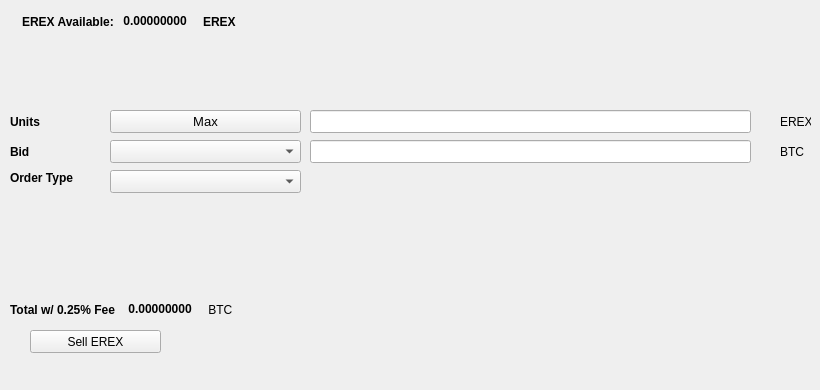
   <widget class="QWidget" name="SellTab">
    <attribute name="title">
     <string>Sell</string>
    </attribute>
    <widget class="QLabel" name="label_16">
     <property name="geometry">
      <rect>
       <x>780</x>
       <y>140</y>
       <width>31</width>
       <height>23</height>
      </rect>
     </property>
     <property name="text">
      <string>BTC</string>
     </property>
    </widget>
    <widget class="QComboBox" name="SellBidcomboBox">
     <property name="geometry">
      <rect>
       <x>110</x>
       <y>140</y>
       <width>191</width>
       <height>23</height>
      </rect>
     </property>
     <property name="font">
      <font>
       <pointsize>10</pointsize>
      </font>
     </property>
    </widget>
    <widget class="QLabel" name="label_18">
     <property name="geometry">
      <rect>
       <x>10</x>
       <y>110</y>
       <width>46</width>
       <height>23</height>
      </rect>
     </property>
     <property name="font">
      <font>
       <weight>75</weight>
       <bold>true</bold>
      </font>
     </property>
     <property name="text">
      <string>Units</string>
     </property>
    </widget>
    <widget class="QPushButton" name="Sell_Max_Amount">
     <property name="geometry">
      <rect>
       <x>110</x>
       <y>110</y>
       <width>191</width>
       <height>23</height>
      </rect>
     </property>
     <property name="font">
      <font>
       <pointsize>10</pointsize>
      </font>
     </property>
     <property name="text">
      <string>Max</string>
     </property>
    </widget>
    <widget class="QLabel" name="label_20">
     <property name="geometry">
      <rect>
       <x>10</x>
       <y>170</y>
       <width>91</width>
       <height>16</height>
      </rect>
     </property>
     <property name="font">
      <font>
       <weight>75</weight>
       <bold>true</bold>
      </font>
     </property>
     <property name="text">
      <string>Order Type</string>
     </property>
    </widget>
    <widget class="QComboBox" name="SellOrdertypeCombo">
     <property name="geometry">
      <rect>
       <x>110</x>
       <y>170</y>
       <width>191</width>
       <height>23</height>
      </rect>
     </property>
     <property name="font">
      <font>
       <pointsize>10</pointsize>
      </font>
     </property>
    </widget>
    <widget class="QLabel" name="label_21">
     <property name="geometry">
      <rect>
       <x>10</x>
       <y>140</y>
       <width>46</width>
       <height>23</height>
      </rect>
     </property>
     <property name="font">
      <font>
       <weight>75</weight>
       <bold>true</bold>
      </font>
     </property>
     <property name="text">
      <string>Bid</string>
     </property>
    </widget>
    <widget class="QLabel" name="label_22">
     <property name="geometry">
      <rect>
       <x>780</x>
       <y>110</y>
       <width>31</width>
       <height>23</height>
      </rect>
     </property>
     <property name="text">
      <string>EREX</string>
     </property>
    </widget>
    <widget class="QLineEdit" name="UnitsInputEREX">
     <property name="geometry">
      <rect>
       <x>310</x>
       <y>110</y>
       <width>441</width>
       <height>23</height>
      </rect>
     </property>
     <property name="font">
      <font>
       <pointsize>9</pointsize>
       <weight>75</weight>
       <bold>true</bold>
      </font>
     </property>
    </widget>
    <widget class="QLineEdit" name="SellBidPriceEdit">
     <property name="geometry">
      <rect>
       <x>310</x>
       <y>140</y>
       <width>441</width>
       <height>23</height>
      </rect>
     </property>
     <property name="font">
      <font>
       <pointsize>9</pointsize>
       <weight>75</weight>
       <bold>true</bold>
      </font>
     </property>
    </widget>
    <widget class="QPushButton" name="SellEREXBTN">
     <property name="geometry">
      <rect>
       <x>30</x>
       <y>330</y>
       <width>131</width>
       <height>23</height>
      </rect>
     </property>
     <property name="text">
      <string>Sell EREX</string>
     </property>
     <property name="icon">
      <iconset resource="../erex">
       <normaloff>:/icons/bitcoin</normaloff>:/icons/bitcoin</iconset>
     </property>
    </widget>
    <widget class="QWidget" name="layoutWidget3">
     <property name="geometry">
      <rect>
       <x>22</x>
       <y>12</y>
       <width>258</width>
       <height>19</height>
      </rect>
     </property>
     <layout class="QHBoxLayout" name="horizontalLayout">
      <item>
       <widget class="QLabel" name="label232_2">
        <property name="font">
         <font>
          <weight>75</weight>
          <bold>true</bold>
         </font>
        </property>
        <property name="text">
         <string>EREX Available:</string>
        </property>
       </widget>
      </item>
      <item>
       <widget class="QLabel" name="EREXAvailableLabel">
        <property name="palette">
         <palette>
          <active>
           <colorrole role="WindowText">
            <brush brushstyle="SolidPattern">
             <color alpha="255">
              <red>0</red>
              <green>0</green>
              <blue>0</blue>
             </color>
            </brush>
           </colorrole>
           <colorrole role="Button">
            <brush brushstyle="SolidPattern">
             <color alpha="255">
              <red>0</red>
              <green>170</green>
              <blue>0</blue>
             </color>
            </brush>
           </colorrole>
           <colorrole role="Light">
            <brush brushstyle="SolidPattern">
             <color alpha="255">
              <red>0</red>
              <green>255</green>
              <blue>0</blue>
             </color>
            </brush>
           </colorrole>
           <colorrole role="Midlight">
            <brush brushstyle="SolidPattern">
             <color alpha="255">
              <red>0</red>
              <green>212</green>
              <blue>0</blue>
             </color>
            </brush>
           </colorrole>
           <colorrole role="Dark">
            <brush brushstyle="SolidPattern">
             <color alpha="255">
              <red>0</red>
              <green>85</green>
              <blue>0</blue>
             </color>
            </brush>
           </colorrole>
           <colorrole role="Mid">
            <brush brushstyle="SolidPattern">
             <color alpha="255">
              <red>0</red>
              <green>113</green>
              <blue>0</blue>
             </color>
            </brush>
           </colorrole>
           <colorrole role="Text">
            <brush brushstyle="SolidPattern">
             <color alpha="255">
              <red>0</red>
              <green>170</green>
              <blue>0</blue>
             </color>
            </brush>
           </colorrole>
           <colorrole role="BrightText">
            <brush brushstyle="SolidPattern">
             <color alpha="255">
              <red>255</red>
              <green>255</green>
              <blue>255</blue>
             </color>
            </brush>
           </colorrole>
           <colorrole role="ButtonText">
            <brush brushstyle="SolidPattern">
             <color alpha="255">
              <red>0</red>
              <green>0</green>
              <blue>0</blue>
             </color>
            </brush>
           </colorrole>
           <colorrole role="Base">
            <brush brushstyle="SolidPattern">
             <color alpha="255">
              <red>255</red>
              <green>255</green>
              <blue>255</blue>
             </color>
            </brush>
           </colorrole>
           <colorrole role="Window">
            <brush brushstyle="SolidPattern">
             <color alpha="255">
              <red>0</red>
              <green>170</green>
              <blue>0</blue>
             </color>
            </brush>
           </colorrole>
           <colorrole role="Shadow">
            <brush brushstyle="SolidPattern">
             <color alpha="255">
              <red>0</red>
              <green>0</green>
              <blue>0</blue>
             </color>
            </brush>
           </colorrole>
           <colorrole role="AlternateBase">
            <brush brushstyle="SolidPattern">
             <color alpha="255">
              <red>127</red>
              <green>212</green>
              <blue>127</blue>
             </color>
            </brush>
           </colorrole>
           <colorrole role="ToolTipBase">
            <brush brushstyle="SolidPattern">
             <color alpha="255">
              <red>255</red>
              <green>255</green>
              <blue>220</blue>
             </color>
            </brush>
           </colorrole>
           <colorrole role="ToolTipText">
            <brush brushstyle="SolidPattern">
             <color alpha="255">
              <red>0</red>
              <green>0</green>
              <blue>0</blue>
             </color>
            </brush>
           </colorrole>
          </active>
          <inactive>
           <colorrole role="WindowText">
            <brush brushstyle="SolidPattern">
             <color alpha="255">
              <red>0</red>
              <green>0</green>
              <blue>0</blue>
             </color>
            </brush>
           </colorrole>
           <colorrole role="Button">
            <brush brushstyle="SolidPattern">
             <color alpha="255">
              <red>0</red>
              <green>170</green>
              <blue>0</blue>
             </color>
            </brush>
           </colorrole>
           <colorrole role="Light">
            <brush brushstyle="SolidPattern">
             <color alpha="255">
              <red>0</red>
              <green>255</green>
              <blue>0</blue>
             </color>
            </brush>
           </colorrole>
           <colorrole role="Midlight">
            <brush brushstyle="SolidPattern">
             <color alpha="255">
              <red>0</red>
              <green>212</green>
              <blue>0</blue>
             </color>
            </brush>
           </colorrole>
           <colorrole role="Dark">
            <brush brushstyle="SolidPattern">
             <color alpha="255">
              <red>0</red>
              <green>85</green>
              <blue>0</blue>
             </color>
            </brush>
           </colorrole>
           <colorrole role="Mid">
            <brush brushstyle="SolidPattern">
             <color alpha="255">
              <red>0</red>
              <green>113</green>
              <blue>0</blue>
             </color>
            </brush>
           </colorrole>
           <colorrole role="Text">
            <brush brushstyle="SolidPattern">
             <color alpha="255">
              <red>0</red>
              <green>170</green>
              <blue>0</blue>
             </color>
            </brush>
           </colorrole>
           <colorrole role="BrightText">
            <brush brushstyle="SolidPattern">
             <color alpha="255">
              <red>255</red>
              <green>255</green>
              <blue>255</blue>
             </color>
            </brush>
           </colorrole>
           <colorrole role="ButtonText">
            <brush brushstyle="SolidPattern">
             <color alpha="255">
              <red>0</red>
              <green>0</green>
              <blue>0</blue>
             </color>
            </brush>
           </colorrole>
           <colorrole role="Base">
            <brush brushstyle="SolidPattern">
             <color alpha="255">
              <red>255</red>
              <green>255</green>
              <blue>255</blue>
             </color>
            </brush>
           </colorrole>
           <colorrole role="Window">
            <brush brushstyle="SolidPattern">
             <color alpha="255">
              <red>0</red>
              <green>170</green>
              <blue>0</blue>
             </color>
            </brush>
           </colorrole>
           <colorrole role="Shadow">
            <brush brushstyle="SolidPattern">
             <color alpha="255">
              <red>0</red>
              <green>0</green>
              <blue>0</blue>
             </color>
            </brush>
           </colorrole>
           <colorrole role="AlternateBase">
            <brush brushstyle="SolidPattern">
             <color alpha="255">
              <red>127</red>
              <green>212</green>
              <blue>127</blue>
             </color>
            </brush>
           </colorrole>
           <colorrole role="ToolTipBase">
            <brush brushstyle="SolidPattern">
             <color alpha="255">
              <red>255</red>
              <green>255</green>
              <blue>220</blue>
             </color>
            </brush>
           </colorrole>
           <colorrole role="ToolTipText">
            <brush brushstyle="SolidPattern">
             <color alpha="255">
              <red>0</red>
              <green>0</green>
              <blue>0</blue>
             </color>
            </brush>
           </colorrole>
          </inactive>
          <disabled>
           <colorrole role="WindowText">
            <brush brushstyle="SolidPattern">
             <color alpha="255">
              <red>0</red>
              <green>85</green>
              <blue>0</blue>
             </color>
            </brush>
           </colorrole>
           <colorrole role="Button">
            <brush brushstyle="SolidPattern">
             <color alpha="255">
              <red>0</red>
              <green>170</green>
              <blue>0</blue>
             </color>
            </brush>
           </colorrole>
           <colorrole role="Light">
            <brush brushstyle="SolidPattern">
             <color alpha="255">
              <red>0</red>
              <green>255</green>
              <blue>0</blue>
             </color>
            </brush>
           </colorrole>
           <colorrole role="Midlight">
            <brush brushstyle="SolidPattern">
             <color alpha="255">
              <red>0</red>
              <green>212</green>
              <blue>0</blue>
             </color>
            </brush>
           </colorrole>
           <colorrole role="Dark">
            <brush brushstyle="SolidPattern">
             <color alpha="255">
              <red>0</red>
              <green>85</green>
              <blue>0</blue>
             </color>
            </brush>
           </colorrole>
           <colorrole role="Mid">
            <brush brushstyle="SolidPattern">
             <color alpha="255">
              <red>0</red>
              <green>113</green>
              <blue>0</blue>
             </color>
            </brush>
           </colorrole>
           <colorrole role="Text">
            <brush brushstyle="SolidPattern">
             <color alpha="255">
              <red>0</red>
              <green>85</green>
              <blue>0</blue>
             </color>
            </brush>
           </colorrole>
           <colorrole role="BrightText">
            <brush brushstyle="SolidPattern">
             <color alpha="255">
              <red>255</red>
              <green>255</green>
              <blue>255</blue>
             </color>
            </brush>
           </colorrole>
           <colorrole role="ButtonText">
            <brush brushstyle="SolidPattern">
             <color alpha="255">
              <red>0</red>
              <green>85</green>
              <blue>0</blue>
             </color>
            </brush>
           </colorrole>
           <colorrole role="Base">
            <brush brushstyle="SolidPattern">
             <color alpha="255">
              <red>0</red>
              <green>170</green>
              <blue>0</blue>
             </color>
            </brush>
           </colorrole>
           <colorrole role="Window">
            <brush brushstyle="SolidPattern">
             <color alpha="255">
              <red>0</red>
              <green>170</green>
              <blue>0</blue>
             </color>
            </brush>
           </colorrole>
           <colorrole role="Shadow">
            <brush brushstyle="SolidPattern">
             <color alpha="255">
              <red>0</red>
              <green>0</green>
              <blue>0</blue>
             </color>
            </brush>
           </colorrole>
           <colorrole role="AlternateBase">
            <brush brushstyle="SolidPattern">
             <color alpha="255">
              <red>0</red>
              <green>170</green>
              <blue>0</blue>
             </color>
            </brush>
           </colorrole>
           <colorrole role="ToolTipBase">
            <brush brushstyle="SolidPattern">
             <color alpha="255">
              <red>255</red>
              <green>255</green>
              <blue>220</blue>
             </color>
            </brush>
           </colorrole>
           <colorrole role="ToolTipText">
            <brush brushstyle="SolidPattern">
             <color alpha="255">
              <red>0</red>
              <green>0</green>
              <blue>0</blue>
             </color>
            </brush>
           </colorrole>
          </disabled>
         </palette>
        </property>
        <property name="font">
         <font>
          <weight>75</weight>
          <bold>true</bold>
         </font>
        </property>
        <property name="text">
         <string> 0.00000000 </string>
        </property>
        <property name="textInteractionFlags">
         <set>Qt::LinksAccessibleByMouse|Qt::TextSelectableByKeyboard|Qt::TextSelectableByMouse</set>
        </property>
       </widget>
      </item>
      <item>
       <widget class="QLabel" name="labelEREX">
        <property name="font">
         <font>
          <weight>75</weight>
          <bold>true</bold>
         </font>
        </property>
        <property name="text">
         <string>EREX</string>
        </property>
       </widget>
      </item>
     </layout>
    </widget>
    <widget class="QWidget" name="layoutWidget">
     <property name="geometry">
      <rect>
       <x>10</x>
       <y>300</y>
       <width>268</width>
       <height>19</height>
      </rect>
     </property>
     <layout class="QHBoxLayout" name="horizontalLayout_2">
      <item>
       <widget class="QLabel" name="label_19">
        <property name="font">
         <font>
          <weight>75</weight>
          <bold>true</bold>
         </font>
        </property>
        <property name="text">
         <string>Total w/ 0.25% Fee </string>
        </property>
       </widget>
      </item>
      <item>
       <widget class="QLabel" name="SellCostLabel">
        <property name="palette">
         <palette>
          <active>
           <colorrole role="WindowText">
            <brush brushstyle="SolidPattern">
             <color alpha="255">
              <red>0</red>
              <green>0</green>
              <blue>0</blue>
             </color>
            </brush>
           </colorrole>
           <colorrole role="Button">
            <brush brushstyle="SolidPattern">
             <color alpha="255">
              <red>0</red>
              <green>170</green>
              <blue>0</blue>
             </color>
            </brush>
           </colorrole>
           <colorrole role="Light">
            <brush brushstyle="SolidPattern">
             <color alpha="255">
              <red>0</red>
              <green>255</green>
              <blue>0</blue>
             </color>
            </brush>
           </colorrole>
           <colorrole role="Midlight">
            <brush brushstyle="SolidPattern">
             <color alpha="255">
              <red>0</red>
              <green>212</green>
              <blue>0</blue>
             </color>
            </brush>
           </colorrole>
           <colorrole role="Dark">
            <brush brushstyle="SolidPattern">
             <color alpha="255">
              <red>0</red>
              <green>85</green>
              <blue>0</blue>
             </color>
            </brush>
           </colorrole>
           <colorrole role="Mid">
            <brush brushstyle="SolidPattern">
             <color alpha="255">
              <red>0</red>
              <green>113</green>
              <blue>0</blue>
             </color>
            </brush>
           </colorrole>
           <colorrole role="Text">
            <brush brushstyle="SolidPattern">
             <color alpha="255">
              <red>0</red>
              <green>170</green>
              <blue>0</blue>
             </color>
            </brush>
           </colorrole>
           <colorrole role="BrightText">
            <brush brushstyle="SolidPattern">
             <color alpha="255">
              <red>255</red>
              <green>255</green>
              <blue>255</blue>
             </color>
            </brush>
           </colorrole>
           <colorrole role="ButtonText">
            <brush brushstyle="SolidPattern">
             <color alpha="255">
              <red>0</red>
              <green>0</green>
              <blue>0</blue>
             </color>
            </brush>
           </colorrole>
           <colorrole role="Base">
            <brush brushstyle="SolidPattern">
             <color alpha="255">
              <red>255</red>
              <green>255</green>
              <blue>255</blue>
             </color>
            </brush>
           </colorrole>
           <colorrole role="Window">
            <brush brushstyle="SolidPattern">
             <color alpha="255">
              <red>0</red>
              <green>170</green>
              <blue>0</blue>
             </color>
            </brush>
           </colorrole>
           <colorrole role="Shadow">
            <brush brushstyle="SolidPattern">
             <color alpha="255">
              <red>0</red>
              <green>0</green>
              <blue>0</blue>
             </color>
            </brush>
           </colorrole>
           <colorrole role="AlternateBase">
            <brush brushstyle="SolidPattern">
             <color alpha="255">
              <red>127</red>
              <green>212</green>
              <blue>127</blue>
             </color>
            </brush>
           </colorrole>
           <colorrole role="ToolTipBase">
            <brush brushstyle="SolidPattern">
             <color alpha="255">
              <red>255</red>
              <green>255</green>
              <blue>220</blue>
             </color>
            </brush>
           </colorrole>
           <colorrole role="ToolTipText">
            <brush brushstyle="SolidPattern">
             <color alpha="255">
              <red>0</red>
              <green>0</green>
              <blue>0</blue>
             </color>
            </brush>
           </colorrole>
          </active>
          <inactive>
           <colorrole role="WindowText">
            <brush brushstyle="SolidPattern">
             <color alpha="255">
              <red>0</red>
              <green>0</green>
              <blue>0</blue>
             </color>
            </brush>
           </colorrole>
           <colorrole role="Button">
            <brush brushstyle="SolidPattern">
             <color alpha="255">
              <red>0</red>
              <green>170</green>
              <blue>0</blue>
             </color>
            </brush>
           </colorrole>
           <colorrole role="Light">
            <brush brushstyle="SolidPattern">
             <color alpha="255">
              <red>0</red>
              <green>255</green>
              <blue>0</blue>
             </color>
            </brush>
           </colorrole>
           <colorrole role="Midlight">
            <brush brushstyle="SolidPattern">
             <color alpha="255">
              <red>0</red>
              <green>212</green>
              <blue>0</blue>
             </color>
            </brush>
           </colorrole>
           <colorrole role="Dark">
            <brush brushstyle="SolidPattern">
             <color alpha="255">
              <red>0</red>
              <green>85</green>
              <blue>0</blue>
             </color>
            </brush>
           </colorrole>
           <colorrole role="Mid">
            <brush brushstyle="SolidPattern">
             <color alpha="255">
              <red>0</red>
              <green>113</green>
              <blue>0</blue>
             </color>
            </brush>
           </colorrole>
           <colorrole role="Text">
            <brush brushstyle="SolidPattern">
             <color alpha="255">
              <red>0</red>
              <green>170</green>
              <blue>0</blue>
             </color>
            </brush>
           </colorrole>
           <colorrole role="BrightText">
            <brush brushstyle="SolidPattern">
             <color alpha="255">
              <red>255</red>
              <green>255</green>
              <blue>255</blue>
             </color>
            </brush>
           </colorrole>
           <colorrole role="ButtonText">
            <brush brushstyle="SolidPattern">
             <color alpha="255">
              <red>0</red>
              <green>0</green>
              <blue>0</blue>
             </color>
            </brush>
           </colorrole>
           <colorrole role="Base">
            <brush brushstyle="SolidPattern">
             <color alpha="255">
              <red>255</red>
              <green>255</green>
              <blue>255</blue>
             </color>
            </brush>
           </colorrole>
           <colorrole role="Window">
            <brush brushstyle="SolidPattern">
             <color alpha="255">
              <red>0</red>
              <green>170</green>
              <blue>0</blue>
             </color>
            </brush>
           </colorrole>
           <colorrole role="Shadow">
            <brush brushstyle="SolidPattern">
             <color alpha="255">
              <red>0</red>
              <green>0</green>
              <blue>0</blue>
             </color>
            </brush>
           </colorrole>
           <colorrole role="AlternateBase">
            <brush brushstyle="SolidPattern">
             <color alpha="255">
              <red>127</red>
              <green>212</green>
              <blue>127</blue>
             </color>
            </brush>
           </colorrole>
           <colorrole role="ToolTipBase">
            <brush brushstyle="SolidPattern">
             <color alpha="255">
              <red>255</red>
              <green>255</green>
              <blue>220</blue>
             </color>
            </brush>
           </colorrole>
           <colorrole role="ToolTipText">
            <brush brushstyle="SolidPattern">
             <color alpha="255">
              <red>0</red>
              <green>0</green>
              <blue>0</blue>
             </color>
            </brush>
           </colorrole>
          </inactive>
          <disabled>
           <colorrole role="WindowText">
            <brush brushstyle="SolidPattern">
             <color alpha="255">
              <red>0</red>
              <green>85</green>
              <blue>0</blue>
             </color>
            </brush>
           </colorrole>
           <colorrole role="Button">
            <brush brushstyle="SolidPattern">
             <color alpha="255">
              <red>0</red>
              <green>170</green>
              <blue>0</blue>
             </color>
            </brush>
           </colorrole>
           <colorrole role="Light">
            <brush brushstyle="SolidPattern">
             <color alpha="255">
              <red>0</red>
              <green>255</green>
              <blue>0</blue>
             </color>
            </brush>
           </colorrole>
           <colorrole role="Midlight">
            <brush brushstyle="SolidPattern">
             <color alpha="255">
              <red>0</red>
              <green>212</green>
              <blue>0</blue>
             </color>
            </brush>
           </colorrole>
           <colorrole role="Dark">
            <brush brushstyle="SolidPattern">
             <color alpha="255">
              <red>0</red>
              <green>85</green>
              <blue>0</blue>
             </color>
            </brush>
           </colorrole>
           <colorrole role="Mid">
            <brush brushstyle="SolidPattern">
             <color alpha="255">
              <red>0</red>
              <green>113</green>
              <blue>0</blue>
             </color>
            </brush>
           </colorrole>
           <colorrole role="Text">
            <brush brushstyle="SolidPattern">
             <color alpha="255">
              <red>0</red>
              <green>85</green>
              <blue>0</blue>
             </color>
            </brush>
           </colorrole>
           <colorrole role="BrightText">
            <brush brushstyle="SolidPattern">
             <color alpha="255">
              <red>255</red>
              <green>255</green>
              <blue>255</blue>
             </color>
            </brush>
           </colorrole>
           <colorrole role="ButtonText">
            <brush brushstyle="SolidPattern">
             <color alpha="255">
              <red>0</red>
              <green>85</green>
              <blue>0</blue>
             </color>
            </brush>
           </colorrole>
           <colorrole role="Base">
            <brush brushstyle="SolidPattern">
             <color alpha="255">
              <red>0</red>
              <green>170</green>
              <blue>0</blue>
             </color>
            </brush>
           </colorrole>
           <colorrole role="Window">
            <brush brushstyle="SolidPattern">
             <color alpha="255">
              <red>0</red>
              <green>170</green>
              <blue>0</blue>
             </color>
            </brush>
           </colorrole>
           <colorrole role="Shadow">
            <brush brushstyle="SolidPattern">
             <color alpha="255">
              <red>0</red>
              <green>0</green>
              <blue>0</blue>
             </color>
            </brush>
           </colorrole>
           <colorrole role="AlternateBase">
            <brush brushstyle="SolidPattern">
             <color alpha="255">
              <red>0</red>
              <green>170</green>
              <blue>0</blue>
             </color>
            </brush>
           </colorrole>
           <colorrole role="ToolTipBase">
            <brush brushstyle="SolidPattern">
             <color alpha="255">
              <red>255</red>
              <green>255</green>
              <blue>220</blue>
             </color>
            </brush>
           </colorrole>
           <colorrole role="ToolTipText">
            <brush brushstyle="SolidPattern">
             <color alpha="255">
              <red>0</red>
              <green>0</green>
              <blue>0</blue>
             </color>
            </brush>
           </colorrole>
          </disabled>
         </palette>
        </property>
        <property name="font">
         <font>
          <weight>75</weight>
          <bold>true</bold>
         </font>
        </property>
        <property name="autoFillBackground">
         <bool>false</bool>
        </property>
        <property name="text">
         <string> 0.00000000</string>
        </property>
        <property name="textInteractionFlags">
         <set>Qt::LinksAccessibleByMouse|Qt::TextSelectableByMouse</set>
        </property>
       </widget>
      </item>
      <item>
       <widget class="QLabel" name="label_17">
        <property name="font">
         <font>
          <weight>50</weight>
          <bold>false</bold>
         </font>
        </property>
        <property name="text">
         <string> BTC</string>
        </property>
       </widget>
      </item>
     </layout>
    </widget>
    <widget class="QLabel" name="label_23">
     <property name="geometry">
      <rect>
       <x>460</x>
       <y>300</y>
       <width>281</width>
       <height>81</height>
      </rect>
     </property>
     <property name="text">
      <string/>
     </property>
     <property name="pixmap">
      <pixmap>:/images/bittrex</pixmap>
     </property>
    </widget>
   </widget>
